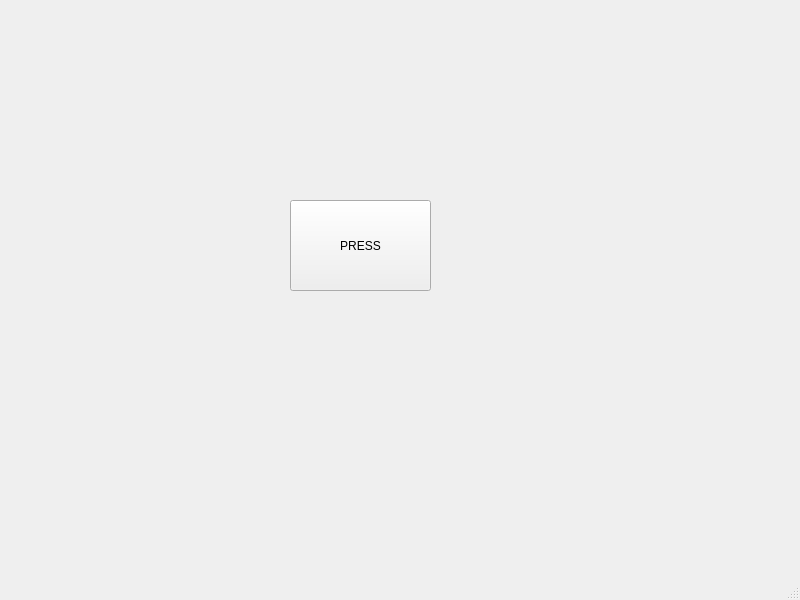
<?xml version="1.0" encoding="UTF-8"?>
<ui version="4.0">
 <class>MainWindow</class>
 <widget class="QMainWindow" name="MainWindow">
  <property name="geometry">
   <rect>
    <x>0</x>
    <y>0</y>
    <width>800</width>
    <height>600</height>
   </rect>
  </property>
  <property name="windowTitle">
   <string>MainWindow</string>
  </property>
  <widget class="QWidget" name="centralwidget">
   <widget class="QPushButton" name="pushButton">
    <property name="geometry">
     <rect>
      <x>290</x>
      <y>200</y>
      <width>141</width>
      <height>91</height>
     </rect>
    </property>
    <property name="text">
     <string>PRESS</string>
    </property>
   </widget>
  </widget>
  <widget class="QMenuBar" name="menubar">
   <property name="geometry">
    <rect>
     <x>0</x>
     <y>0</y>
     <width>800</width>
     <height>21</height>
    </rect>
   </property>
  </widget>
  <widget class="QStatusBar" name="statusbar"/>
 </widget>
 <resources/>
 <connections/>
</ui>
